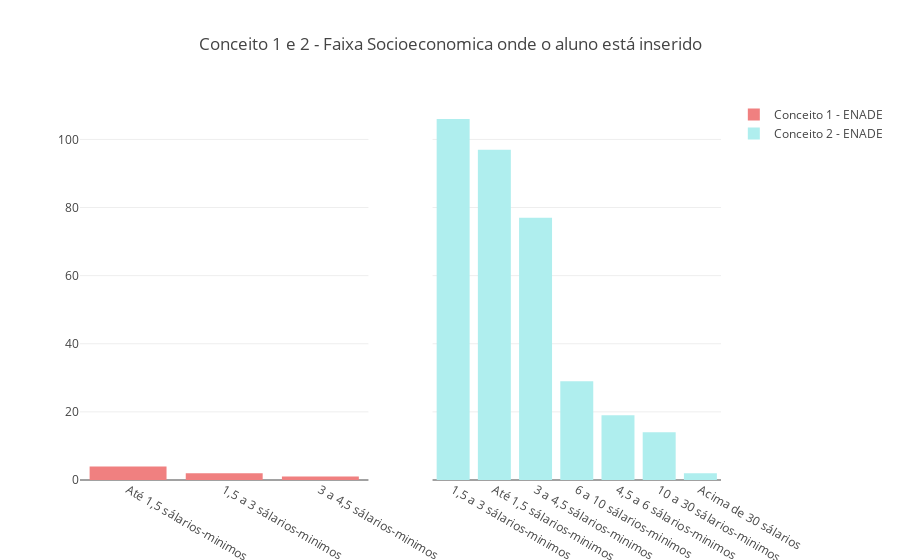

Write notebook code for a chart like this one.
### Code cell
fig['layout'].update(title='Conceito 1 e 2 - Faixa Socioeconomica onde o aluno está inserido')
iplot(fig)

### Figure 1 — Plotly figure (JSON) as saved in the notebook; plotly's stock layout.template omitted (floating-point values rounded to 4 significant figures)
{"data": [{"marker": {"color": "#F08080"}, "name": "Conceito 1 - ENADE", "type": "bar", "uid": "3e9e6239-d3d1-4937-8f66-117c437fe033", "x": ["Até 1,5 sálarios-minimos", "1,5 a 3 sálarios-minimos", "3 a 4,5 sálarios-minimos"], "xaxis": "x", "y": [4, 2, 1], "yaxis": "y"}, {"marker": {"color": "#AFEEEE"}, "name": "Conceito 2 - ENADE", "type": "bar", "uid": "77c233c4-3ed6-4872-8949-a5e2d125d916", "x": ["1,5 a 3 sálarios-minimos", "Até 1,5 sálarios-minimos", "3 a 4,5 sálarios-minimos", "6 a 10 sálarios-minimos", "4,5 a 6 sálarios-minimos", "10 a 30 sálarios-minimos", "Acima de 30 sálarios"], "xaxis": "x2", "y": [106, 97, 77, 29, 19, 14, 2], "yaxis": "y"}], "layout": {"title": {"text": "Conceito 1 e 2 - Faixa Socioeconomica onde o aluno está inserido"}, "xaxis": {"anchor": "y", "domain": [0, 0.45]}, "xaxis2": {"anchor": "free", "domain": [0.55, 1], "position": 0}, "yaxis": {"anchor": "x", "domain": [0, 1]}}}
